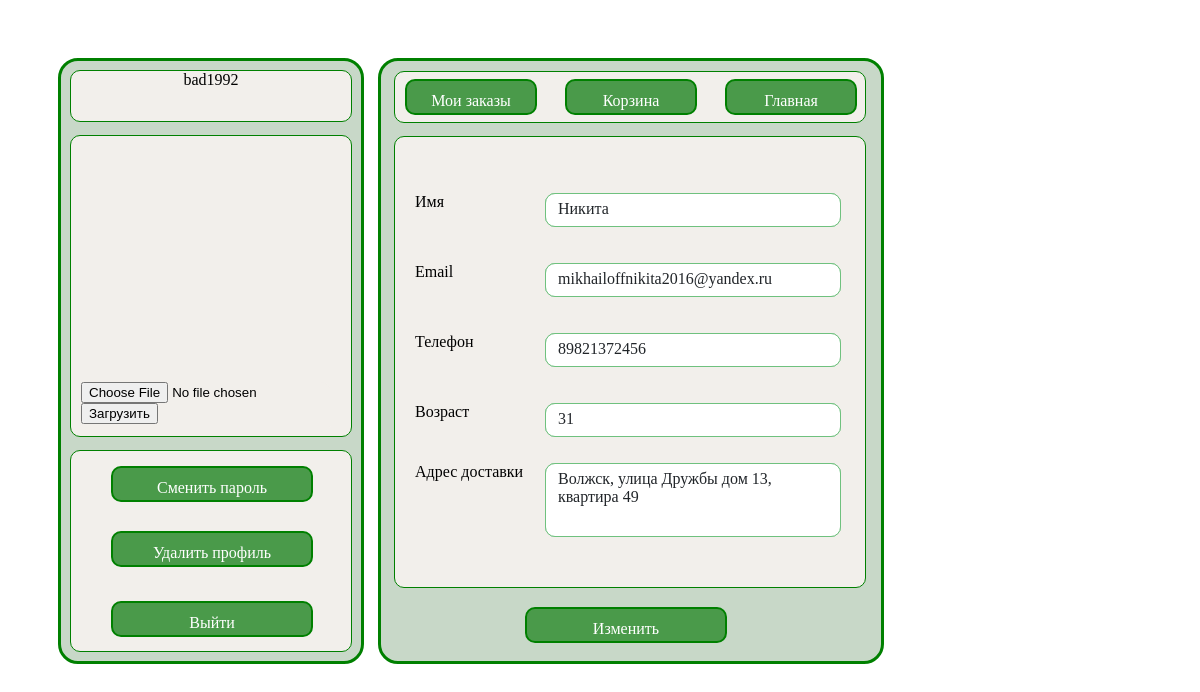
The app's page /user_profile/bad1992/ (signed in), older data.
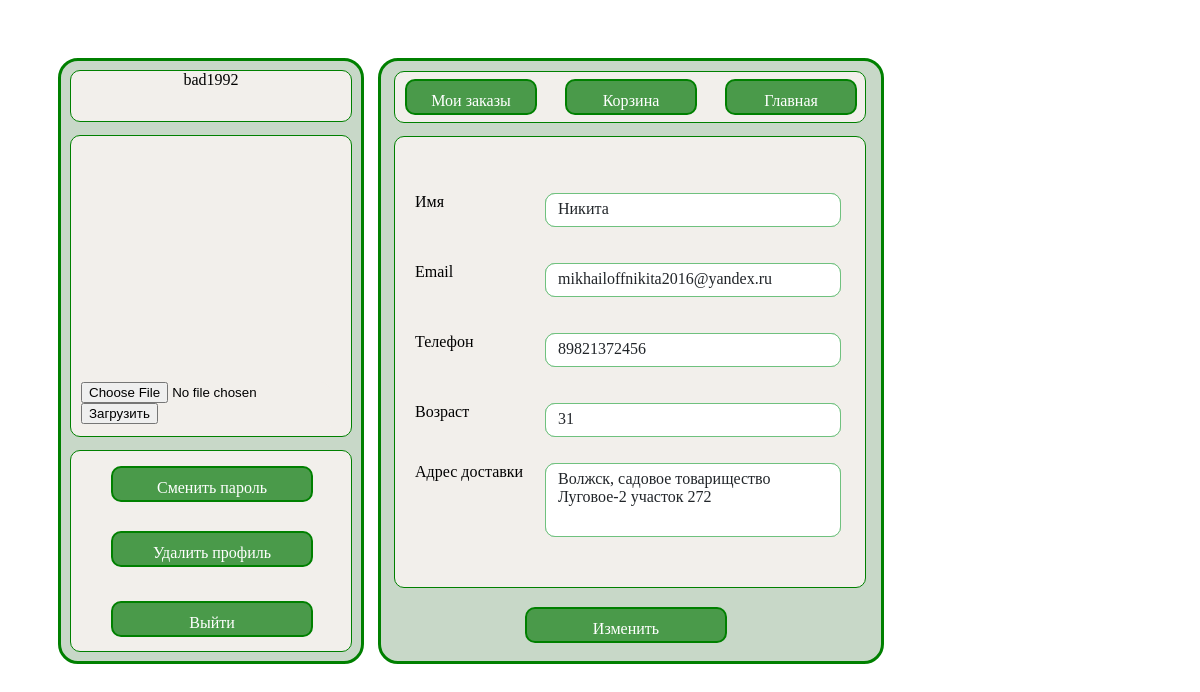
The same page, newer data.
### models.py (models this page shows, shortened)
class User(db.Model, UserMixin):
    id = db.Column(db.Integer, primary_key=True)
    username = db.Column(db.String(20), unique=True, nullable=False)
    password = db.Column(db.String(20), unique=False, nullable=False)
    telephone = db.Column(db.String(20), nullable=True)
    email = db.Column(db.String(30), unique=True, nullable=False)
    name = db.Column(db.String(20), nullable=True)
    age = db.Column(db.Integer, nullable=True)
    telephone = db.Column(db.String(20), nullable=True)
    address = db.Column(db.String(100), nullable=True)
    created_at = db.Column(db.DateTime, default=datetime.now)
    updated_on = db.Column(db.DateTime(), default=datetime.now, onupdate=datetime.now)
    is_active = db.Column(db.Boolean, default=True)

### views.py (the view)
@app.route('/user_profile/<username>/', methods=['GET', 'POST'])
@login_required
def user_profile(username):
    form = UserProfile()
    user = current_user
    return render_template('user_profile.html', form=form, user=current_user)

### forms.py
class UserProfile(FlaskForm):
    name = StringField('Имя', validators=[DataRequired(), Length(min=2, message='Введите корректное имя')])
    email = StringField('Email', validators=[DataRequired(), Email(), Length(max=50, message='Введите корректный email')])
    telephone = StringField('Телефон', validators=[InputRequired(message='Введите корректный номер'), Length(min=11)])
    age = IntegerField('Возраст', validators=[NumberRange(min=14, max=100)])
    address = StringField('Адрес доставки', validators=[InputRequired(), Length(max=100)])
    submit = SubmitField('Сохранить')

### views.py (called while the page is built)
@login_manager.user_loader
def load_user(user_id):
    return db.session.query(User).get(user_id)

### templates/user_profile.html (shortened to what this page needs)
<!DOCTYPE html>
<html lang="en">
<head>
    <link type="text/css" href="{{ url_for('static', filename='css/user_profile.css')}}" rel="stylesheet" />
</head>
<body>
        <div id="header_one">{{ user.username }}</div>
        <div id="upload_image">
            <form enctype="multipart/form-data" method="post">
                <p id="upload_user_image"><input type="file" name="f">
                <input type="submit" value="Загрузить"></p>
            </form>
        </div>
        <div id="account_action">
            <a href="{{ url_for('change_password', username=user.username) }}" id="password_change">Сменить пароль</a>
            <a href="{{ url_for('delete_user_profile', username=user.username) }}" id="delete_profile">Удалить профиль</a>
            <a href="{{ url_for('logout',username=user.username) }}" id="exit_profile">Выйти</a>
        </div>
    <div class="two_part">
        <div id="header_two">
            <a href="orders.html" id="orders">Мои заказы</a>
            <a href="basket.html" id="basket">Корзина</a>
            <a href="{{ url_for('index') }}" id="main_page">Главная</a>
        </div>
        <div class="account">
                <p class="form_name_label">Имя</p>
                <p class="form_name">{{ user.name }}</p>
                {% if user.name %}
                    <p class="form_name">{{ user.name }}</p>
                {% else %}
                    <p class="form_name">Имя</p>
                {% endif %}
            <br>
            <p>
                <p class="form_email_label">Email</p>
                <p class="form_email">{{ user.email }}</p>
                {% if user.email %}
                    <p class="form_email">{{ user.email }}</p>
                {% else %}
                    <p class="form_email">Email</p>
                {% endif %}
            <br>
            <p>
                <p class="form_telephone_label">Телефон</p>
                <p class="form_telephone">{{ user.telephone }}</p>
                {% if user.telephone %}
                    <p class="form_telephone">{{ user.telephone }}</p>
                {% else %}
                    <p class="form_telephone">Телефон</p>
                {% endif %}
            <br>
            <p>
                <p class="form_age_label">Возраст</p>
                <p class="form_age">{{ user.age }}</p>
                {% if user.age %}
                    <p class="form_age">{{ user.age }}</p>
                {% else %}
                    <p class="form_age">Возраст</p>
                {% endif %}
            <br>
            <p>
                <p class="form_address_label">Адрес доставки</p>
                <p class="form_address">{{ user.address }}</p>
                {% if user.age %}
                    <p class="form_address">{{ user.address }}</p>
                {% else %}
                    <p class="form_address">Адресс доставки</p>
                {% endif %}
            <br>
            <a href="{{ url_for('save_form_account', username=user.username) }}" id="change_profile">Изменить</a>
    </div>
</body>
</html>

Row changes from the older to the newer data that the page shows:
changed User "bad1992": address "Волжск, улица Дружбы дом 13, квартира 49" → "Волжск, садовое товарищество Луговое-2 участок 272"
